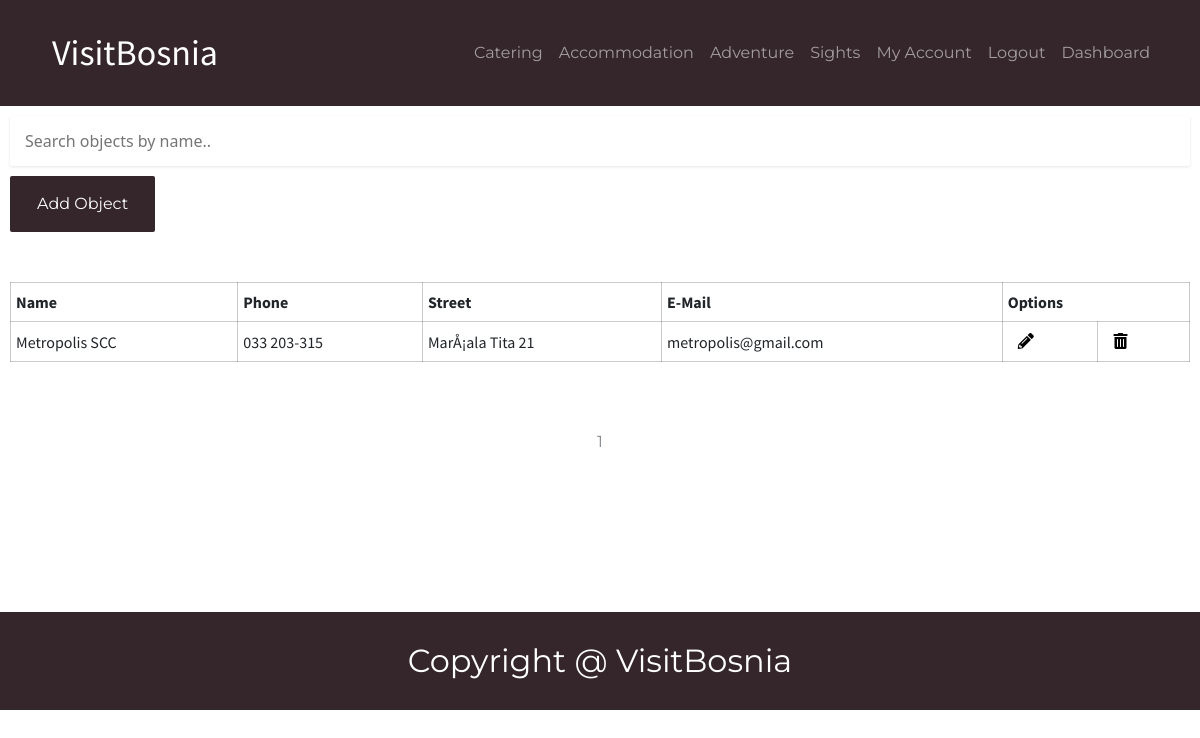
Screenshot of /Objects/objects.php (signed in) with the database file from the repository.
### tables this page shows
CREATE TABLE `type` (
  `tid` int(11) NOT NULL,
  `name` varchar(255) NOT NULL,
  `supertype` int(11) DEFAULT NULL,
  `picture` varchar(255) DEFAULT NULL
);

CREATE TABLE `object` (
  `oid` int(11) NOT NULL,
  `name` varchar(255) NOT NULL,
  `street` varchar(255) NOT NULL,
  `phone` varchar(20) DEFAULT NULL,
  `opening_hours` time NOT NULL,
  `closing_hours` time NOT NULL,
  `pricing` int(11) DEFAULT 0,
  `webpage` varchar(255) DEFAULT NULL,
  `email` varchar(150) DEFAULT NULL,
  `start_day` varchar(20) DEFAULT 'Monday',
  `close_day` varchar(20) DEFAULT 'Sunday',
  `isVegan` tinyint(1) DEFAULT 0,
  `description` longtext DEFAULT NULL,
  `isGlutenFree` tinyint(1) DEFAULT 0,
  `isPetFriendly` tinyint(1) DEFAULT 0,
  `city` int(11) NOT NULL,
  `isHalal` tinyint(1) DEFAULT 0,
  `image` varchar(255) NOT NULL,
  `averagerating` decimal(10,0) DEFAULT 0,
  `active` bit(1) NOT NULL DEFAULT b'1'
);

### Objects/objects.php (the view, shortened to what this page needs)
<?php
require("../dbase.php");
$page = $_GET['page'] ?? 1;
if ($_POST){
    $input = $_POST['search'];
    $queryObjects = mysqli_query($conn, "SELECT * FROM object o WHERE o.name LIKE '%{$input}%' AND o.active = 1");
} else {
    $queryObjects = mysqli_query($conn, "SELECT * FROM object o WHERE o.active = 1");
}
$numOfObjects = mysqli_num_rows($queryObjects);
$objectsPerPage = 15;
$pages = ceil($numOfObjects / $objectsPerPage);
$offset = ($page - 1) * $objectsPerPage;
if ($_POST){
    $query = mysqli_query($conn,"SELECT o.oid, o.name, o.phone, o.street, o.email FROM object o WHERE o.name LIKE '%{$input}%' AND o.active = 1 LIMIT {$offset}, {$objectsPerPage} ");
} else {
    $query = mysqli_query($conn, "SELECT o.oid, o.name, o.phone, o.street, o.email FROM object o WHERE o.active = 1 LIMIT {$offset}, {$objectsPerPage}");
}
?>
<!doctype html>
<html lang="en">
<head>
    <?php include("../Includes/head.php") ?>
    <link rel="stylesheet" href="../Includes/dashboard.css">
    <link rel="stylesheet" href="../Includes/header.css" type="text/css">
    <link rel="stylesheet" href="../Includes/footer.css" type="text/css">
</head>
<body>
    <div id="hdr">
        <?php include("../Includes/header.php"); ?>
    </div>
    <div class="wrapper">
        <div class="second-nav">
            <form action="" method="POST">
                <input name="search" class="search-bar" type="text" placeholder="Search objects by name..">
            </form>
            <a href="../NewObject/newobject.php" class="addObjectBtn">Add Object</a>
        </div>
        <div class="responsive-table">
            <table>
                <tr>
                    <th>Name</th>
                    <th>Phone</th>
                    <th>Street</th>
                    <th>E-Mail</th>
                    <th colspan="2">Options</th>
                </tr>
                <?php while ($row = mysqli_fetch_assoc($query)): ?>
                    <tr>
                        <td><?= $row['name'] ?></td>
                        <td><?= $row['phone'] ?></td>
                        <td><?= $row['street'] ?></td>
                        <td><?= $row['email'] ?></td>
                        <td><a href="edit.php?id=<?= $row['oid']; ?>" class="icon"><i class="fas fa-pencil-alt"></i></a></td>
                        <td><a href="delete.php?id=<?= $row['oid']; ?>" class="icon"><i class="fas fa-trash-alt"></i></a></td>
                    </tr>
                <?php endwhile; ?>
            </table>
        </div>
        <div class="pagination">
            <?php for ($i=0 ; $i<$pages ; $i++) :?>
                <a href="objects.php?page=<?= $i+1 ?>"><?= $i+1 ?></a>
            <?php endfor; ?>
        </div>
    </div>
    <?php include("../Includes/footer.php");?>
</body>
</html>

### Includes/header.php (shortened to what this page needs)
<?php
$conn = mysqli_connect('localhost', 'root', '', 'visitbosnia');
$mainCategories = mysqli_query($conn, "SELECT t.tid,t.name FROM type t WHERE t.supertype IS NULL");
?>
<nav class="navbar navbar-expand-lg navbar-dark">
   <div class="container">
       <a class="navbar-brand" href="../Citypage/citypage.php">VisitBosnia</a>
       <div class="collapse navbar-collapse" id="navbarSupportedContent">
           <ul class="navbar-nav mr-auto">
               <?php while ($row = mysqli_fetch_assoc($mainCategories)): ?>
                   <li class="nav-item"><a class="nav-link" href="../Category/category.php?category=<?= $row['tid'] ?>"><?= $row['name'] ?></a></li>
               <?php endwhile; ?>
               <?php if (isset($_SESSION['auth'])): ?>
                   <li class="nav-item"><a class="nav-link" href="../Profile/profile.php">My Account</a></li>
                   <li class="nav-item"><a class="nav-link" href="../logout.php">Logout</a></li>
               <?php endif; ?>
               <?php if (isset($_SESSION['admin']) && $_SESSION['admin'] == 1): ?>
                   <li class="nav-item"><a class="nav-link" href="../Dashboard/dashboard.php">Dashboard</a></li>
               <?php endif; ?>
           </ul>
       </div>
   </div>
</nav>

### Includes/dashboard.css (style rules this page uses)
* { margin: 0; padding: 0; box-sizing: border-box; }
#hdr { background-color: #34262B; }
.wrapper { width: 1500px; margin: 0 auto; }
.responsive-table { overflow: auto; }
.second-nav { margin: 30px 0; }
form { display: inline; }
.search-bar { background: #FFFFFF; width: 90%; height: 50px; box-shadow: 0 1px 3px rgba(0, 0, 0, 0.1); border-radius: 2px; border: none; padding: 15px; }
.addObjectBtn { background-color: #34262B; color: #fff; border-radius: 2px; padding: 16px 27px; }
td, th { padding: 7px 5px; }
table { margin: 30px 0; width: 100%; }
table, td, th { border: 1px solid rgba(0,0,0,0.2); border-collapse: collapse; font-family: "Source Sans Pro", sans-serif; }
.icon { color: #000000; }
.pagination a { color: rgba(46, 57, 63, 0.6); padding: 8px 16px; border: 3px black; text-decoration: none; transition: background-color .3s; }
.pagination { display: flex; align-items: center; justify-content: center; width: 100%; margin: 30px 0; }
@media (max-width: 1500px) { .wrapper, .search-bar { width: 100%; } }
@media (max-width: 1500px) { .addObjectBtn { display: inline-block; margin: 10px 0; } }
@media (max-width: 1500px) { .responsive-table, .second-nav { margin: 10px; } }

### Includes/header.css (style rules this page uses)
.navbar-brand { font-family: "Source Sans Pro", sans-serif; color: #fff; text-decoration: none; font-size: 36px; }
.container { margin: 13px auto; }
.navbar-collapse { flex-grow: 0; margin: 0; text-align: center; }
a { font-family: "Montserrat", sans-serif; text-decoration: none; color: #fff; padding: 10px; margin: 0; }

### rows the page displays
type: name "Catering"
type: name "Accommodation"
type: name "Adventure"
type: name "Sights"
object: name "Metropolis SCC", phone "033 203-315", street "MarÅ¡ala Tita 21", email "metropolis@gmail.com"
